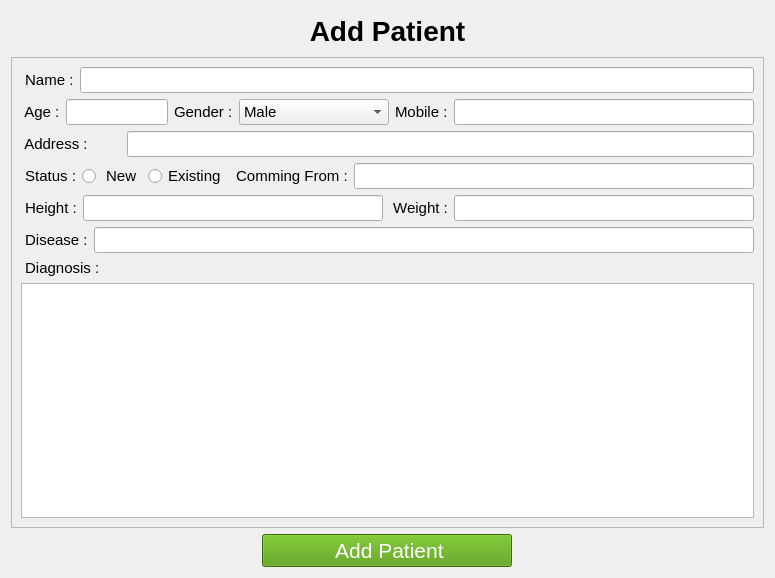
<?xml version="1.0" encoding="UTF-8"?>
<ui version="4.0">
 <class>Form</class>
 <widget class="QWidget" name="Form">
  <property name="geometry">
   <rect>
    <x>0</x>
    <y>0</y>
    <width>775</width>
    <height>578</height>
   </rect>
  </property>
  <property name="windowTitle">
   <string>Add Record</string>
  </property>
  <property name="windowIcon">
   <iconset>
    <normaloff>icons/005-add.png</normaloff>icons/005-add.png</iconset>
  </property>
  <layout class="QVBoxLayout" name="verticalLayout_3">
   <item>
    <widget class="QPushButton" name="pushButton_2">
     <property name="font">
      <font>
       <pointsize>21</pointsize>
       <weight>75</weight>
       <bold>true</bold>
      </font>
     </property>
     <property name="text">
      <string>Add Patient</string>
     </property>
     <property name="icon">
      <iconset>
       <normaloff>icons/005-add.png</normaloff>icons/005-add.png</iconset>
     </property>
     <property name="iconSize">
      <size>
       <width>30</width>
       <height>30</height>
      </size>
     </property>
     <property name="flat">
      <bool>true</bool>
     </property>
    </widget>
   </item>
   <item>
    <widget class="QScrollArea" name="scrollArea">
     <property name="font">
      <font>
       <pointsize>11</pointsize>
      </font>
     </property>
     <property name="widgetResizable">
      <bool>true</bool>
     </property>
     <widget class="QWidget" name="scrollAreaWidgetContents">
      <property name="geometry">
       <rect>
        <x>0</x>
        <y>0</y>
        <width>751</width>
        <height>445</height>
       </rect>
      </property>
      <layout class="QVBoxLayout" name="verticalLayout_2">
       <item>
        <layout class="QVBoxLayout" name="verticalLayout">
         <item>
          <layout class="QHBoxLayout" name="horizontalLayout">
           <item>
            <widget class="QLabel" name="label_3">
             <property name="font">
              <font>
               <pointsize>11</pointsize>
              </font>
             </property>
             <property name="text">
              <string> Name :</string>
             </property>
            </widget>
           </item>
           <item>
            <widget class="QLineEdit" name="name">
             <property name="font">
              <font>
               <pointsize>11</pointsize>
              </font>
             </property>
            </widget>
           </item>
          </layout>
         </item>
         <item>
          <layout class="QHBoxLayout" name="horizontalLayout_6">
           <item>
            <widget class="QLabel" name="label">
             <property name="text">
              <string> Age :</string>
             </property>
            </widget>
           </item>
           <item>
            <widget class="QLineEdit" name="lineEdit">
             <property name="minimumSize">
              <size>
               <width>30</width>
               <height>1</height>
              </size>
             </property>
            </widget>
           </item>
           <item>
            <widget class="QLabel" name="label_2">
             <property name="text">
              <string>Gender :</string>
             </property>
            </widget>
           </item>
           <item>
            <widget class="QComboBox" name="comboBox">
             <property name="minimumSize">
              <size>
               <width>150</width>
               <height>3</height>
              </size>
             </property>
             <item>
              <property name="text">
               <string>Male</string>
              </property>
             </item>
             <item>
              <property name="text">
               <string>Female</string>
              </property>
             </item>
            </widget>
           </item>
           <item>
            <widget class="QLabel" name="label_4">
             <property name="text">
              <string>Mobile :</string>
             </property>
            </widget>
           </item>
           <item>
            <widget class="QLineEdit" name="lineEdit_2">
             <property name="minimumSize">
              <size>
               <width>300</width>
               <height>1</height>
              </size>
             </property>
            </widget>
           </item>
          </layout>
         </item>
         <item>
          <layout class="QHBoxLayout" name="horizontalLayout_7">
           <item>
            <widget class="QLabel" name="label_5">
             <property name="minimumSize">
              <size>
               <width>100</width>
               <height>1</height>
              </size>
             </property>
             <property name="text">
              <string> Address :</string>
             </property>
            </widget>
           </item>
           <item>
            <widget class="QLineEdit" name="lineEdit_3"/>
           </item>
          </layout>
         </item>
        </layout>
       </item>
       <item>
        <layout class="QHBoxLayout" name="horizontalLayout_2">
         <item>
          <widget class="QLabel" name="label_6">
           <property name="text">
            <string> Status :</string>
           </property>
          </widget>
         </item>
         <item>
          <widget class="QRadioButton" name="radioButton_2">
           <property name="text">
            <string> New</string>
           </property>
          </widget>
         </item>
         <item>
          <widget class="QRadioButton" name="radioButton">
           <property name="text">
            <string>Existing</string>
           </property>
          </widget>
         </item>
         <item>
          <widget class="QLabel" name="label_7">
           <property name="text">
            <string> Comming From :</string>
           </property>
          </widget>
         </item>
         <item>
          <widget class="QLineEdit" name="lineEdit_4"/>
         </item>
        </layout>
       </item>
       <item>
        <layout class="QHBoxLayout" name="horizontalLayout_3">
         <item>
          <widget class="QLabel" name="label_8">
           <property name="text">
            <string> Height :</string>
           </property>
          </widget>
         </item>
         <item>
          <widget class="QLineEdit" name="lineEdit_5"/>
         </item>
         <item>
          <widget class="QLabel" name="label_9">
           <property name="text">
            <string> Weight :</string>
           </property>
          </widget>
         </item>
         <item>
          <widget class="QLineEdit" name="lineEdit_6"/>
         </item>
        </layout>
       </item>
       <item>
        <layout class="QHBoxLayout" name="horizontalLayout_4">
         <item>
          <widget class="QLabel" name="label_10">
           <property name="text">
            <string> Disease :</string>
           </property>
          </widget>
         </item>
         <item>
          <widget class="QLineEdit" name="lineEdit_7"/>
         </item>
        </layout>
       </item>
       <item>
        <layout class="QVBoxLayout" name="verticalLayout_4">
         <item>
          <widget class="QLabel" name="label_11">
           <property name="text">
            <string> Diagnosis :</string>
           </property>
          </widget>
         </item>
         <item>
          <widget class="QTextEdit" name="textEdit"/>
         </item>
        </layout>
       </item>
      </layout>
     </widget>
    </widget>
   </item>
   <item>
    <layout class="QHBoxLayout" name="horizontalLayout_8">
     <item>
      <widget class="QPushButton" name="addrecord">
       <property name="maximumSize">
        <size>
         <width>250</width>
         <height>1000</height>
        </size>
       </property>
       <property name="font">
        <font>
         <pointsize>16</pointsize>
         <weight>50</weight>
         <bold>false</bold>
        </font>
       </property>
       <property name="styleSheet">
        <string notr="true">background-color: rgb(78, 154, 6);
color: rgb(255, 255, 255);</string>
       </property>
       <property name="text">
        <string>  Add Patient </string>
       </property>
      </widget>
     </item>
    </layout>
   </item>
  </layout>
 </widget>
 <resources/>
 <connections/>
</ui>
